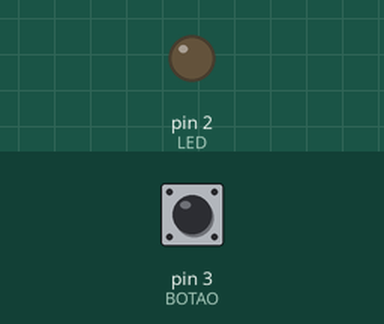
The sketch below on a simulated Arduino Uno, built with avr-gcc and run on an emulated ATmega328P. Shown: output pins drawn as LEDs (lit = HIGH). Dashed ring = blinking. The test bench sets the inputs (shaded band); at power-on: pin 3 (BOTAO) LOW.

Above: at 1.2 s.
1.3 s: pin 3 (BOTAO) pulled HIGH for 1 s
At 1.67 s:
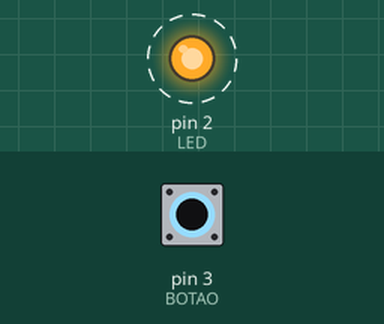
3.8 s: pin 3 (BOTAO) pulled HIGH for 0.15 s
At 5.2 s:
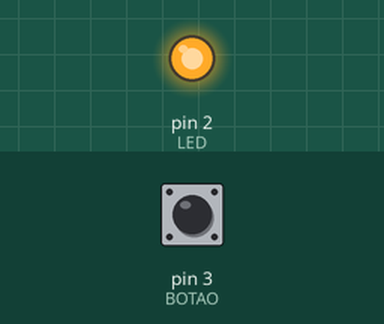
5.5 s: pin 3 (BOTAO) pulled HIGH for 3.2 s
At 10.0 s:
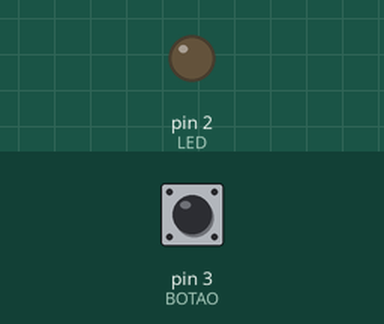
Timing chart, 0 to 11.5 s (numbered marks = the images above; inputs shaded):
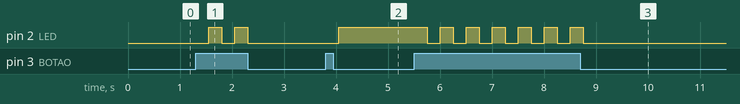

Measured:
- after the input at 1.3 s, pin 2 (LED): alternates HIGH for 0.25 s and LOW for 0.25 s, 4 changes in all, then stays LOW, starting after 0.25 s
- after the input at 3.8 s, pin 2 (LED): LOW → HIGH after 0.25 s
- after the input at 5.5 s, pin 2 (LED): alternates HIGH for 0.25 s and LOW for 0.25 s, 13 changes in all, then stays LOW, starting after 0.25 s

The sketch:

led_pushbutton1.ino
```cpp
#define LED 2
#define BOTAO 3
int Leitura = LOW;
int Estado = LOW;
void setup()
{
 	pinMode(LED, OUTPUT);
  	pinMode(BOTAO, INPUT);
}

void loop()
{
	Leitura = digitalRead(BOTAO);
  	if ( Leitura == HIGH )
    {
    	Estado = !Estado;
    	delay(250);
  	}
  	if ( Estado == HIGH )
    {
  		digitalWrite(LED, HIGH);
  	}
  	else
    {
    	digitalWrite(LED, LOW);
  	}
}
```
